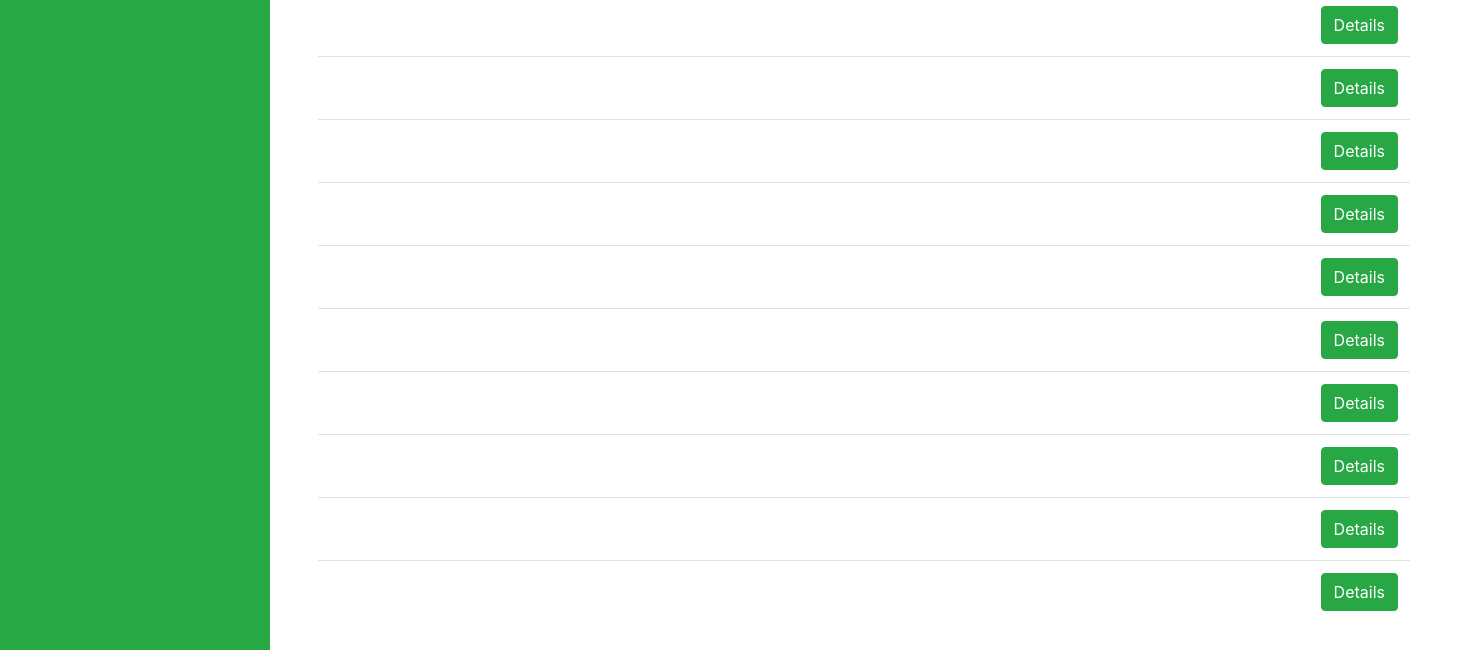
Before: /UserStories/list/ (signed in, lower part) with the older database file.
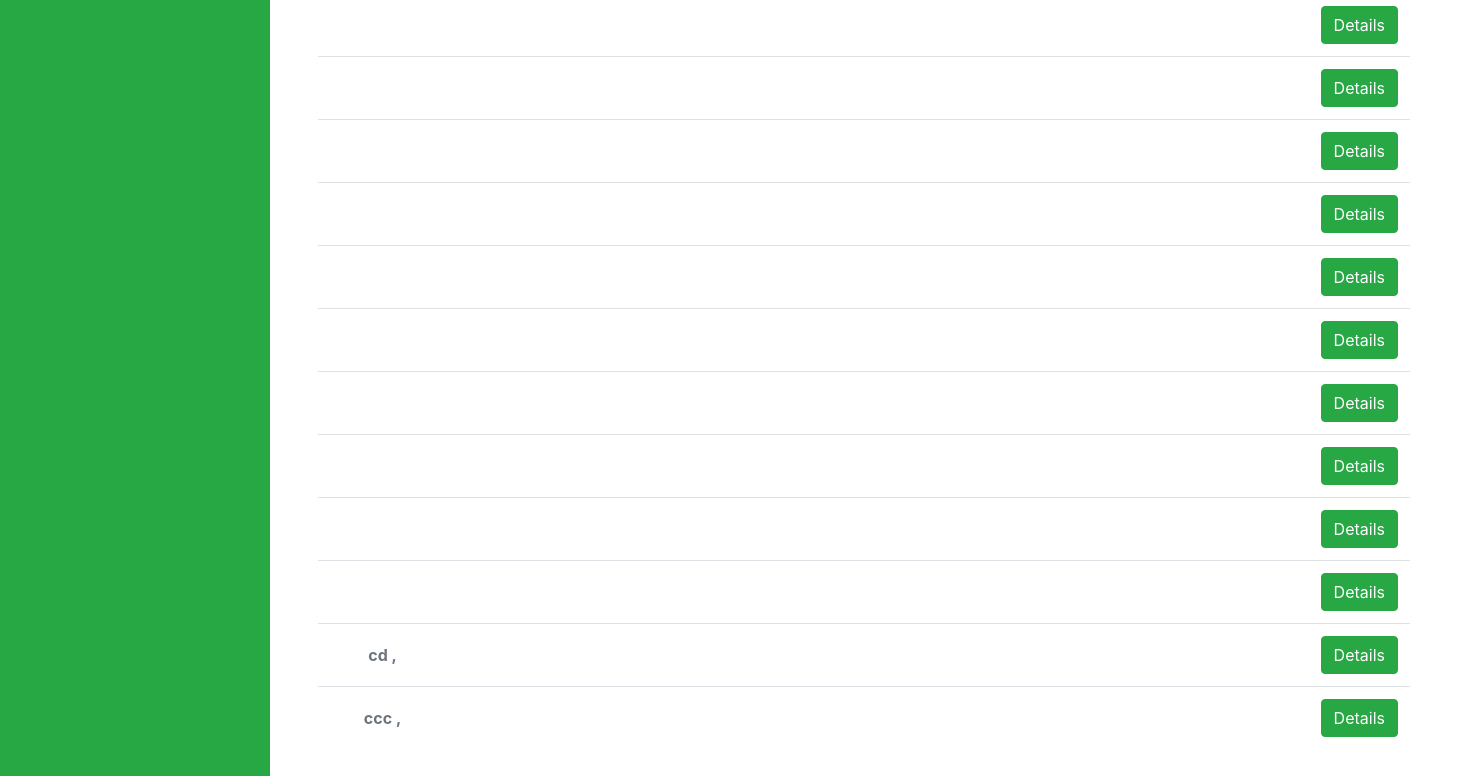
After: the same page with the newer database file.
### UserStoryApp/models.py (models this page shows, shortened)
class UserStory(models.Model):
    id = models.AutoField(primary_key=True)
    iWantTO = models.TextField(blank=True)
    soThat = models.TextField(blank=True)
    priority = models.TextField(blank=True)
    userStoriesVersion = models.ForeignKey(
        UserStoryVersion, on_delete=models.CASCADE, blank=True, null=True)
    Persona = models.ManyToManyField(Persona)
    RAIDS = models.ManyToManyField(RAIDS)
    DevelopmentTask = models.ManyToManyField(DevelopmentTask)
    Estimates = models.ManyToManyField(Estimates)
    US_Group = models.ForeignKey(
        US_Group, on_delete=models.CASCADE, blank=True, null=True)
    Epic = models.ForeignKey(Epic, on_delete=models.CASCADE)
    class Meta:
        db_table = "UserStory"
    def get_Persona(self):
        return "\n".join([f'{p.Name} , ' for p in self.Persona.all()])
    def get_RAIDS(self):
        print("g\r\ng")
        return "\n".join([f'{p.description} \r\n' for p in self.RAIDS.all()])
    def get_DevTask(self):
        return "\n".join([f'{p.description} \r\n' for p in self.DevelopmentTask.all()])
    def get_UsGroup(self):
        if self.US_Group:
            return self.US_Group.description
        return False

class Persona(models.Model):
    id = models.AutoField(primary_key=True)
    Name = models.TextField(blank=True)
    class Meta:
        db_table = "Persona"

### UserStories/views.py (the view)
# urls.py: path('list/', views.userStories_list, name='userStories'),
@login_required
def userStories_list(request):
    Persona = ""
    RAIDS = ""
    DevTask = ""
    Indicator = ""
    userStories = UserStory.objects.all()
    my_filter = UserStoriesFilter(request.GET, queryset=userStories)
    userStories = my_filter.qs
    if request.GET.get("Persona"):
        userStories = userStories.filter(
            Persona__Name__contains=request.GET.get("Persona"))
        Persona = request.GET.get("Persona")
    if request.GET.get("RAIDS"):
        userStories = userStories.filter(
            RAIDS__description__contains=request.GET.get("RAIDS"))
        RAIDS = request.GET.get("RAIDS")
    if request.GET.get("DevTask"):
        userStories = userStories.filter(
            DevelopmentTask__description__contains=request.GET.get("DevTask"))
        DevTask = request.GET.get("DevTask")
    if request.GET.get("Indicator"):
        userStories = userStories.filter(
            US_Group__description__contains=request.GET.get("Indicator"))
        Indicator = request.GET.get("Indicator")
    return render(request, 'userStories/userStories.html', {'users': userStories, 'filter': my_filter, 'form': {'persona': Persona, 'RAIDS': RAIDS, 'DevTask': DevTask, 'indicator': Indicator}})

### UserStories/templates/userStories/userStories.html (shortened to what this page needs)
{% extends "base.html" %}
{% block content %}
<div class="table-responsive p-0">
    <table class="table align-items-center mb-0">
        <tbody>
            {% for user in users %}
                <tr>
                <td class="align-middle text-center">
                    {% if user.get_UsGroup %}
                    <span class="text-secondary text-xs font-weight-bold mr-1 groupName" data-toggle="tooltip"
                        title={{user.get_UsGroup}}>
                        <i class="fa fa-check-circle text-success group" style="cursor: pointer;"></i>
                    </span>
                    <span class="text-secondary text-xs font-weight-bold">{{user.get_Persona}}</span>
                    {% else %}
                    <span class="text-secondary text-xs font-weight-bold ml-4">{{user.get_Persona}}</span>
                    {% endif %}
                </td>
                <td class="align-middle text-center">
                </td>
                <td class="align-middle text-center">
                </td>
                <td class="align-middle text-center">
                </td>
                <td class="align-middle text-center">
                </td>
                <td class="align-middle text-center">
                </td>
                <td class="align-middle text-center">
                </td>
                <td class="align-middle text-center">
                    <a href="{% url 'userStoryDetails' user.id %}" class="btn btn-success" aria-hidden="true">
                        Details
                    </a>
                </td>
            </tr>
            {% endfor %}
        </tbody>
    </table>
</div>
{% endblock %}

Changed rows visible on the page:
added UserStory: get_Persona "cd ,"
added UserStory: get_Persona "ccc ,"
